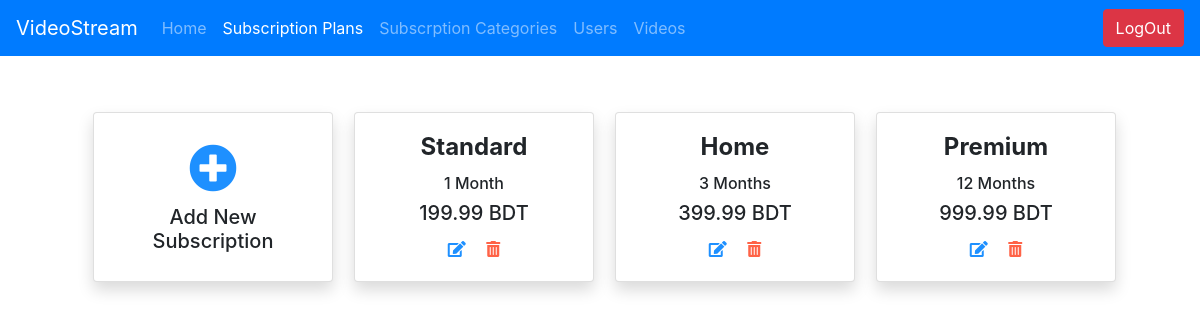
The page /video_stream_admin/subscription_plans/ (signed in) on the database its author committed.
### video_stream_app/models.py (models this page shows, shortened)
class Subscription(models.Model):
    id = models.AutoField(primary_key=True)
    subscription_type = models.ForeignKey(SubscriptionType,
                                        on_delete=models.SET_NULL, blank=True, null=True)
    subscription_price = models.DecimalField(
        max_digits=10, decimal_places=2, default=0)
    subscription_validity = models.IntegerField(
        default=0, verbose_name='subscription_validity (Months)')
    created_at = models.DateTimeField(auto_now_add=True)
    updated_at = models.DateField(auto_now=True)

class SubscriptionType(models.Model):
    id = models.AutoField(primary_key=True)
    type_name = models.CharField(
        max_length=50, blank=False, null=False, unique=True)

### video_stream_app/views.py (the view)
# urls.py: path('video_stream_admin/subscription_plans/', views.subscription_plan_list,
@login_required(login_url='/video_stream_admin/')
def subscription_plan_list(request):
    return render(request, 'video_stream_app/subscriptions.html',
                  {
                      'subscriptions': models.Subscription.objects.all(),
                      'title': 'Available Plans',
                      'is_logged_in': request.user.is_authenticated,
                      'subscription_plans': 'active',
                      'admin': True
                  })

### video_stream_app/templates/video_stream_app/subscriptions.html (shortened to what this page needs)
{% extends 'base.html' %}
{% load static %}
{% block content %}
    <div class="container">
        <div class="m-5 text-center">
            <div class="row">
                <div class="col-md-3 my-2">
                    <div class="card shadow" style="width: 15rem;">
                        <div class="card-body">
                            <a href="/video_stream_admin/subscriptions/add/">
                                <span style="font-size: 48px; color: Dodgerblue;">
                                    <i class="fas fa-plus-circle"></i>
                                </span>
                            </a>
                            <h5> Add New Subscription </h5>
                        </div>
                    </div>
                </div>
                {% for subscription in subscriptions %}
                    <div class="col-md-3 my-2">
                        <div class="card shadow" style="width: 15rem;">
                            <div class="card-body">
                                <h4 class="card-title"> <strong>{{ subscription.subscription_type.type_name}}</strong></h4>
                                <h6>
                                    {{ subscription.subscription_validity}}
                                    {% if subscription.subscription_validity == 1 %}
                                        Month
                                    {% else %}
                                        Months
                                    {% endif %}
                                </h6>
                                <h5> {{ subscription.subscription_price}} BDT </h5>
                                <div class="pt-1">
                                    <a href="/video_stream_admin/subscriptions/edit__{{ subscription.pk }}/">
                                        <span style="color: Dodgerblue;" class="pr-2">
                                            <i class="fas fa-edit"></i>
                                        </span>
                                    </a>
                                    <a href="/video_stream_admin/subscriptions/delete__{{ subscription.pk }}/">
                                        <span style="color: tomato;" class="pl-2">
                                            <i class="fas fa-trash-alt"></i>
                                        </span>
                                    </a>
                                </div>
                            </div>
                        </div>
                    </div>
                {% endfor %}
            </div>
        </div>
    </div>
{% endblock %}

### rows shown on the page
Subscription: subscription_type.type_name "Standard", subscription_validity "1", shows "Month", subscription_price "199.99"
Subscription: subscription_type.type_name "Home", subscription_validity "3", shows "Months", subscription_price "399.99"
Subscription: subscription_type.type_name "Premium", subscription_validity "12", shows "Months", subscription_price "999.99"
